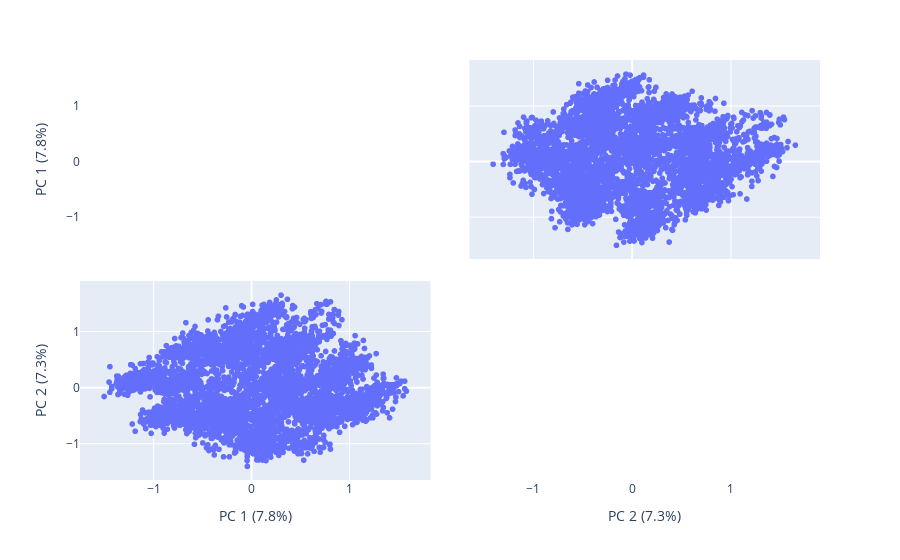

Here is the notebook cell this chart was saved with:
### Code cell
# visualize pca components
pca = PCA(n_components=10)
X_train_pca = pd.DataFrame(pca.fit_transform(X_train))

labels = {
    str(i): f"PC {i+1} ({var:.1f}%)"
    for i, var in enumerate(pca.explained_variance_ratio_ * 100)
}

fig = px.scatter_matrix(
    X_train_pca,
    labels=labels,
    dimensions=range(2)
)
fig.update_traces(diagonal_visible=False)
fig.show()

### Figure 1 — Plotly figure (JSON) as saved in the notebook; plotly's stock layout.template omitted (floating-point values rounded to 4 significant figures; data arrays with more than 128 entries replaced by an {"elided": "..."} marker saying what was removed)
{"data": [{"diagonal": {"visible": false}, "dimensions": [{"axis": {"matches": true}, "label": "PC 1 (7.8%)", "values": {"elided": "6058 float values"}}, {"axis": {"matches": true}, "label": "PC 2 (7.3%)", "values": {"elided": "6058 float values"}}], "hovertemplate": "%{xaxis.title.text}=%{x}<br>%{yaxis.title.text}=%{y}<extra></extra>", "legendgroup": "", "marker": {"color": "#636efa", "symbol": "circle"}, "name": "", "showlegend": false, "type": "splom"}], "layout": {"dragmode": "select", "legend": {"tracegroupgap": 0}, "margin": {"t": 60}}}
